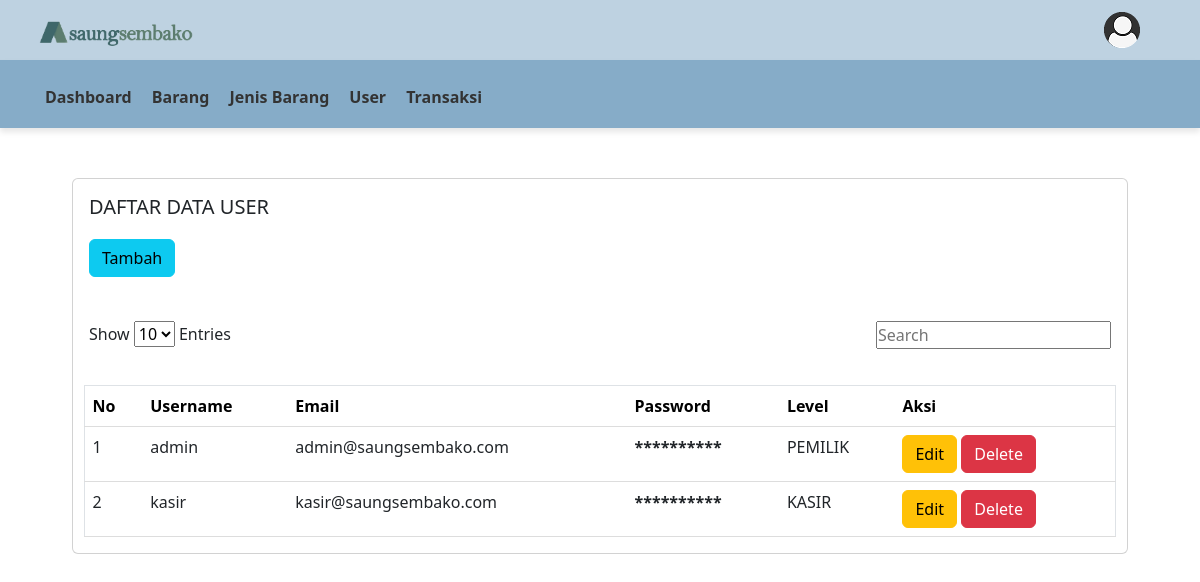
The page /pemilik/index.php?page=user (signed in) on the database as committed earlier.
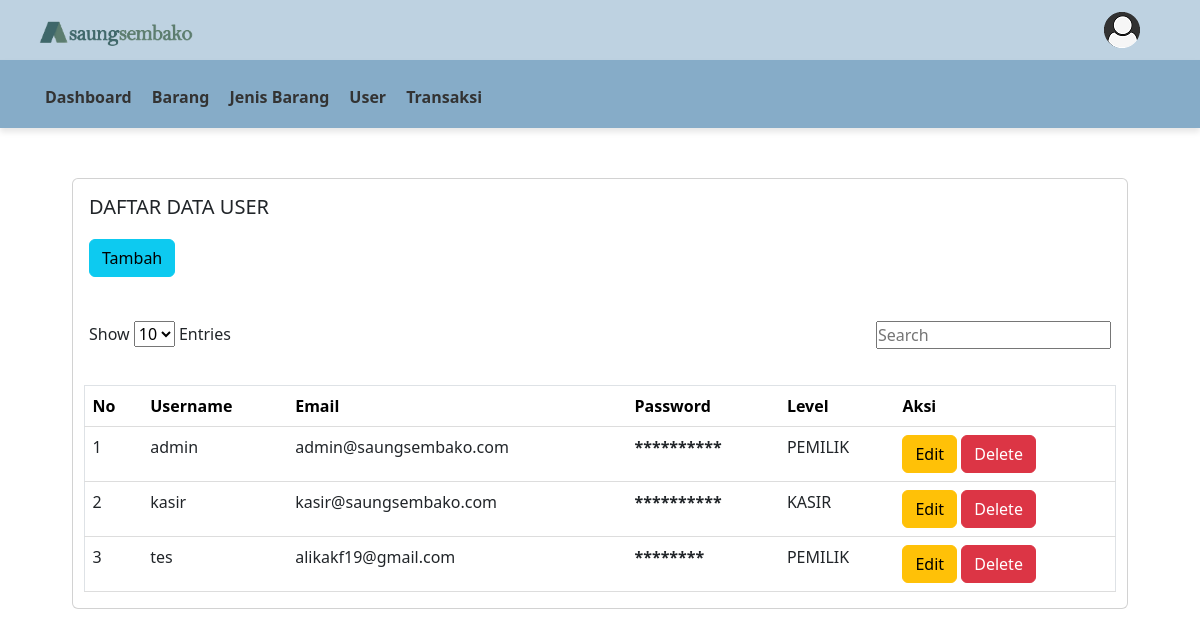
The same page on the database as committed later.
### tables this page shows
CREATE TABLE `users` (
  `USERNAME` varchar(64) NOT NULL,
  `EMAIL` varchar(128) NOT NULL,
  `PASSWORD` varchar(64) NOT NULL,
  `LEVEL` enum('PEMILIK','KASIR') NOT NULL
);

### pages/user/tampil.php (the view, shortened to what this page needs)
<div class="row" style="width: 90%; margin: 0 auto; margin-top: 50px;">
   <div class="col-md-12">
      <div class="card m-b-30">
         <div class="card-body table-responsive" style="width: 100%">
            <h5 class="header-title" style="font-size: 20px; margin-bottom: 20px;">DAFTAR DATA USER</h5>
            <a href="?page=user&aksi=tambah">
            <button type="button" class="btn btn-info"><i class="fas fa-plus"></i> Tambah</button>
            </a>
            <br><br>
            <div style="display: flex; justify-content: space-between; margin-bottom: 20px; margin-top: 20px;">
               <div>
                  <label for="entry-count-select" style="">Show</label>
                  <select id="entry-count-select" onchange="changeEntryCount()">
                     <option value="10">10</option>
                  </select>
                  <label for="entry-count-select">Entries</label>
               </div>
               <input type="text" id="search-input" onkeyup="searchTable()" placeholder="Search">
            </div>
         </div>
         <div>
            <table id="dataTables-example" class="table border" style="width: 98%">
               <thead>
                  <tr>
                     <th style="color: black;">No</th>
                     <th style="color: black;">Username</th>
                     <th style="color: black;">Email</th>
                     <th style="color: black;">Password</th>
                     <th style="color: black;">Level</th>
                     <th style="color: black;">Aksi</th>
                  </tr>
               </thead>
               <tbody>
                       <?php
                       include '../inc/koneksi.php';
								$sql = mysqli_query($koneksi, "SELECT * FROM users ORDER BY USERNAME") or die(mysqli_error($koneksi));
                     $no = 1;
                    	while($data = mysqli_fetch_assoc($sql)){
                     ?>
                  <tr>
                     <td><?php echo $no; ?></td>
                     <td><?php echo $data['USERNAME']; ?></td>
                     <td><?php echo $data['EMAIL']; ?></td>
                     <td><b><?php echo str_repeat('*', strlen($data['PASSWORD'])); ?></b></td>
                     <td><?php echo $data['LEVEL']; ?></td>
                     <td>
                        <a href="index.php?page=user&aksi=edit&id=<?php echo $data['USERNAME'] ?>" class="btn btn-warning btn-xs"><i class="fas fa-edit"></i> Edit</a>
                        <a href="../pages/user/hapus.php?USERNAME=<?php echo $data['USERNAME'] ?>" class="btn btn-danger tom" onclick="return confirm('Yakin ingin menghapus data ini?')"><i class="fas fa-trash"></i> Delete</a>
                    </td>
                  </tr>
                  <?php
                     $no++;
                     }
                     ?>
               </tbody>
            </table>
         </div>
      </div>
   </div>
</div>

Rows that differ between the two databases and show on the page:
added users: USERNAME "tes", EMAIL "alikakf19@gmail.com", PASSWORD "********", LEVEL "PEMILIK"
